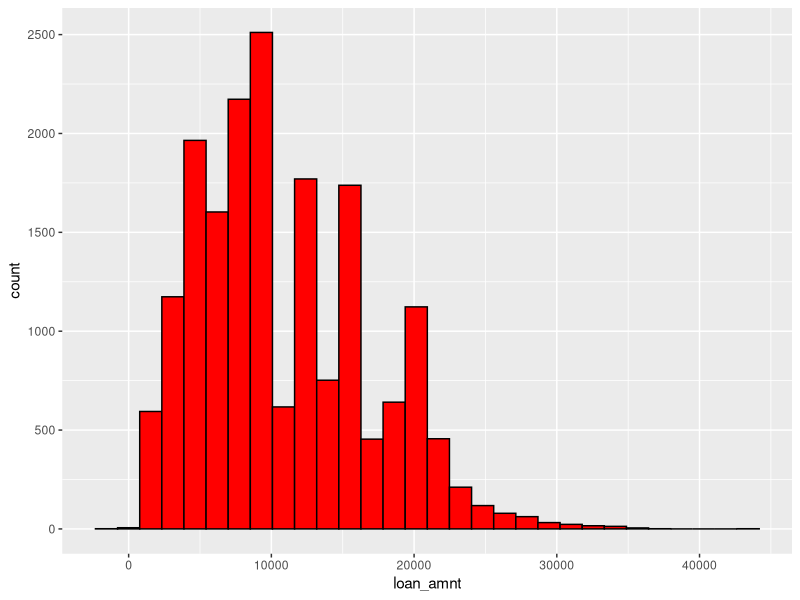

Write R code to recreate this figure.
## ---- chunk 1
#library(dplyr)
data = read.csv("./data/tutor_ggplot2_data.csv")
head(data)
## ---- chunk 2
suppressMessages(library(dplyr))
suppressMessages(library(tidyverse))
data %>% filter(person_income >50000) %>% ggplot(aes(x = loan_amnt)) + geom_histogram(fill = "red", col = "black")
